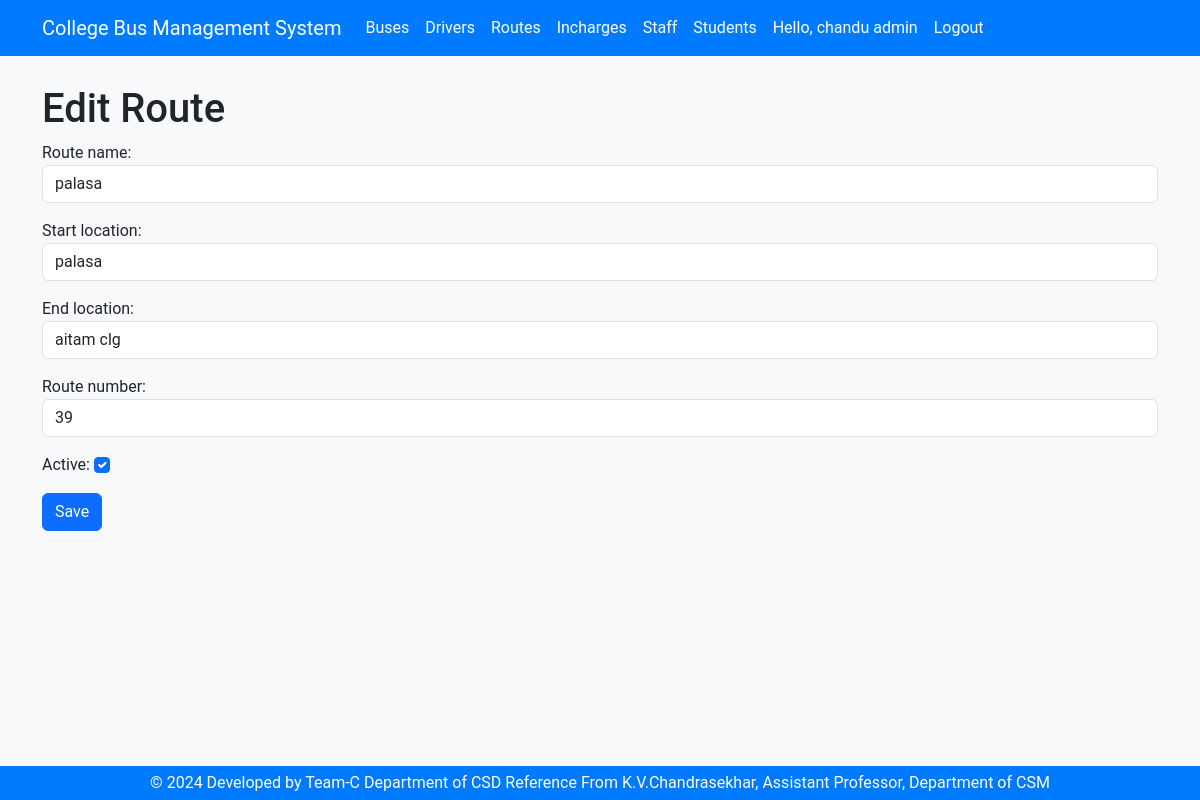
The page /routes/7/edit/ (signed in) on the database its author committed.
### accounts/models.py (models this page shows, shortened)
class Profile(models.Model):
    USER_TYPES = (
        ('student', 'Student'),
        ('incharge', 'Incharge'),
        ('driver', 'Driver'),
        ('admin', 'Admin'),
    )
    user = models.OneToOneField(User, on_delete=models.CASCADE)
    user_type = models.CharField(max_length=10, choices=USER_TYPES)

### routes/models.py (models this page shows, shortened)
class Route(models.Model):
    route_name = models.CharField(max_length=100)
    start_location = models.CharField(max_length=100)
    end_location = models.CharField(max_length=100)
    route_number = models.CharField(max_length=10, unique=True)
    active = models.BooleanField(default=True)

### routes/views.py (the view)
# urls.py: path('<int:pk>/edit/', views.route_update, name='route_update'),
@login_required
def route_update(request, pk):
    if not request.user.profile.user_type in ['admin']:
        messages.error(request, 'You do not have admin permission to access this page.')
        return redirect('/incharges')  # Redirect to a relevant page
    route = get_object_or_404(Route, pk=pk)
    if request.method == 'POST':
        form = RouteForm(request.POST, instance=route)
        if form.is_valid():
            form.save()
            return redirect('route_list')
    else:
        form = RouteForm(instance=route)
    return render(request, 'routes/route_form.html', {'form': form})

### routes/forms.py
class RouteForm(forms.ModelForm):
    class Meta:
        model = Route
        fields = ['route_name', 'start_location', 'end_location', 'route_number', 'active']
        widgets = {
            'route_name': forms.TextInput(attrs={'class': 'form-control', 'placeholder': 'Enter route name'}),
            'start_location': forms.TextInput(attrs={'class': 'form-control', 'placeholder': 'Enter start location'}),
            'end_location': forms.TextInput(attrs={'class': 'form-control', 'placeholder': 'Enter end location'}),
            'route_number': forms.TextInput(attrs={'class': 'form-control', 'placeholder': 'Enter route number'}),
            'active': forms.CheckboxInput(attrs={'class': 'form-check-input'}),
        }

### accounts/context_processors.py (called while the page is built)
def user_type(request):
    if request.user.is_authenticated:
        try:
            profile = Profile.objects.get(user=request.user)
            return {'user_type': profile.user_type}
        except Profile.DoesNotExist:
            return {'user_type': None}
    return {'user_type': None}

### templates/routes/route_form.html (shortened to what this page needs)
{% load static %}
<!DOCTYPE html>
<html lang="en">
  <head>
    <link href="{% static 'css/bootstrap.min.css' %}" rel="stylesheet" />
    <link href="{% static 'css/styles.css' %}" rel="stylesheet" />
  </head>
  <body>
    {% include 'header.html' %}
    <div class="container mb-5">
      {% block content %}
        <h1>
          {% if form.instance.pk %}
            Edit
          {% else %}
            Add
          {% endif %}Route
        </h1>
        <form method="post">
          {{ form.as_p }}
          <button class="btn btn-primary" type="submit">Save</button>
        </form>
      {% endblock %}
    </div>
    {% include 'footer.html' %}
  </body>
</html>

### templates/header.html (shortened to what this page needs)
<header>
  <div class="header">
    <nav class="navbar navbar-expand-lg fixed-top myNav">
      <div class="container">
        {% if user.is_authenticated %}
          {% if user_type == 'admin' %}
            <a class="navbar-brand ms-auto" href="/accounts/admin/">College Bus Management System</a>
          {% elif user_type == 'driver' %}
            <a class="navbar-brand ms-auto" href="/accounts/driver/">College Bus Management System</a>
          {% elif user_type == 'incharge' %}
            <a class="navbar-brand ms-auto" href="/accounts/incharge/">College Bus Management System</a>
          {% elif user_type == 'student' %}
            <a class="navbar-brand ms-auto" href="/accounts/student/">College Bus Management System</a>
          {% endif %}
        {% else %}
          <a class="navbar-brand ms-auto" href="/accounts/login/">College Bus Management System</a>
        {% endif %}
        <div class="collapse navbar-collapse" id="navbarNav">
          <ul class="navbar-nav">
            <li class="nav-item">
              <a class="nav-link" href="/buses/">Buses</a>
            </li>
            <li class="nav-item">
              <a class="nav-link" href="/drivers/">Drivers</a>
            </li>
            <li class="nav-item">
              <a class="nav-link" href="/routes/">Routes</a>
            </li>
            <li class="nav-item">
              <a class="nav-link" href="/incharges/">Incharges</a>
            </li>
            <li class="nav-item">
              <a class="nav-link" href="/staff/">Staff</a>
            </li>
            <li class="nav-item">
              <a class="nav-link" href="/students/">Students</a>
            </li>
            {% if user.is_authenticated %}
              <li class="nav-item">
                <a class="nav-link" href="#">Hello, {{ user.username }} {{ user_type }}</a>
              </li>
              <li class="nav-item">
                <a class="nav-link" href="/accounts/logout">Logout</a>
              </li>
            {% endif %}
          </ul>
        </div>
      </div>
    </nav>
  </div>
</header>

### static/css/styles.css (style rules this page uses)
body { background-color: #f8f9fa; font-family: 'Roboto', sans-serif; padding-top: 70px; }
.myNav { background-color: #007bff; }
.myNav a { color: #fff; }
.header { display: block; margin-bottom: 15px; }

### rows shown on the page
Profile: user_type "admin"
Route: route_name "palasa", start_location "palasa", end_location "aitam clg", route_number "39", active "☑"

### other values the page prints
{{ user.username }} "chandu"
